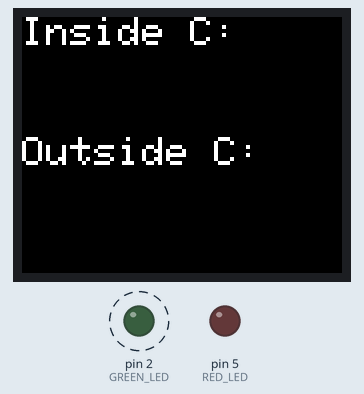
Simulated run of this sketch. Board: Arduino Uno, built with avr-gcc and run on an emulated ATmega328P. On the bench: 160×128 colour display, output pins drawn as LEDs (lit = HIGH). Dashed ring = blinking. WiFi joins after 1.5 s; servers stay silent unless stated; uploads are accepted with an empty reply; pins used as bus, display or sensor lines are not drawn; what the sketch prints to the serial monitor is not drawn.

Above: at 4.1 s.
At 13.5 s:
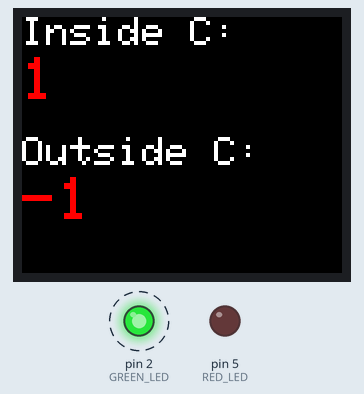
At 21.9 s:
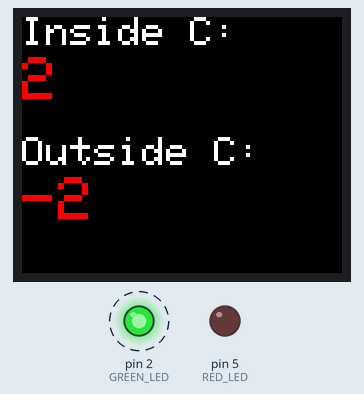
At 36.5 s:
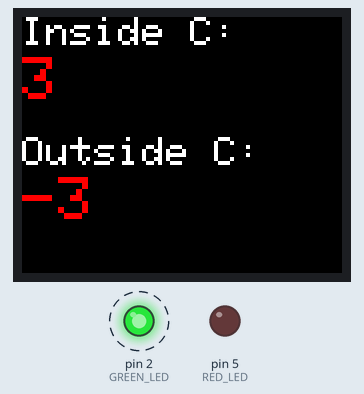
Timing chart, 0 to 40.0 s (numbered marks = the images above):
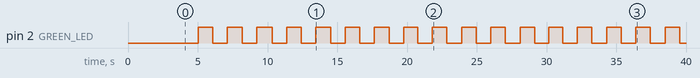

Measured:
- by itself, pin 2 (GREEN_LED): alternates HIGH for 1.0 s and LOW for 1.0 s
- what the display in image 0 shows lasts 6.1 s, from 4.0 s to 10.1 s
- what the display in image 1 shows lasts 10.0 s, from 10.1 s to 20.1 s

The sketch:

arduino-xively-client.ino
```cpp
/*

 arduino-xively-client.ino

 Author: Pete Milne
 Date: 04-01-2016
 Version: 0.3

 Xively Client Finite State Machine
 Sends DS18S20 temperature readings to Xively API using
 Ethernet Shield. Displays status on Green & Red LED's
 Displays first 2 readings on Arduino TFT display

 Based on code from http://www.arduino.cc
 by David A. Mellis, Tom Igoe, Adrian McEwen

 */

#include <SPI.h>
#include <Ethernet.h>
#include <OneWire.h>
#include <TFT.h>  // Arduino LCD library
#include "client-conf.h"

// DS18S20 config
#define ONEWIRE_BUS 7   // Pin for bus
#define NUM_DEVICES 2   // Number of devices on bus
#define ADDRESS_SIZE 8  // 8 byte device address

uint8_t deviceAddress[NUM_DEVICES][ADDRESS_SIZE]; // Buffer for each device address
int tempsBuf[NUM_DEVICES]; // Buffer for each temperature reading
OneWire  ds(ONEWIRE_BUS);  // (a 4.7K resistor is necessary)

// Ethernet config
byte mac[] = { 0xDE, 0xAD, 0xBE, 0xEF, 0xFE, 0xED }; // MAC address for ethernet controller
EthernetClient client; // initialize instance

// If you don't want to use DNS (and reduce your sketch size)
// use the numeric IP instead of the name for the server:
// IPAddress server(216,52,233,122);
char server[] = "api.xively.com";   // name address for xively API

// I/O pins
#define GREEN_LED 2 // Normal LED pin 2
#define RED_LED 5    // Problem LED pin 5
#define RESET 8     // Ethernet reset pin 8

// pin definition for TFT
#define dc   9
#define cs   6
#define rst  3

// System states
#define STATE_IDLE 0
#define STATE_RECEIVING 1
#define STATE_SAMPLING 2
#define STATE_CONNECTING 3
#define STATE_FAILING 4

// System events
#define EVENT_IDLE 0
#define EVENT_RECEIVE 1
#define EVENT_SAMPLE 2
#define EVENT_CONNECT 3
#define EVENT_DISCONNECT 4
#define EVENT_FAIL 5

// Counters
unsigned long successes = 0;  // Number of successful connections
unsigned long failures = 0;   // Number of failed connections
boolean alert = false;        // Indicates failed connection

// Declare reset function @ address 0
void(* resetFunc) (void) = 0;

// Create TFT instance
TFT TFTscreen = TFT(cs, dc, rst);

/*******************************************************************/
/* Runs once to initialise sensors and Ethernet shield             */
/*******************************************************************/
void setup() {

  // Setup I/O pins
  pinMode(GREEN_LED, OUTPUT);
  pinMode(RED_LED, OUTPUT);
  pinMode(RESET, OUTPUT);

  // Open serial communications and wait for port to open:
  Serial.begin(9600);
  Serial.println("Starting...");
  //while (!Serial) {
  //; // wait for serial port to connect. Needed for Leonardo only
  //}

  // Put this line at the beginning of every sketch that uses the GLCD:
  TFTscreen.begin();

  // Forced a hardware reset for some Ethernet Shields that
  // don't initialise correctly on power up.
  // Fixed by bending shield reset pin out of header and
  // connecting to RESET pin on Arduino
  // Start fix
  digitalWrite(RESET, LOW); // Take reset line low
  delay(200);
  digitalWrite(RESET, HIGH); // Take reset line high again
  // End of fix


  // Configure Ethernet shield (DHCP)
  delay(2000);  // Allow Shield time to boot
  if (Ethernet.begin(mac) == 0) {
    Serial.println("Failed to configure Ethernet using DHCP");
    // DHCP failed, keep resetting Arduino
    Serial.println("resetting");
    delay(1000);
    resetFunc();  //call reset
  }

  // Search DS18S20 sensor addresses and store in array
  for (int i = 0; i < NUM_DEVICES ; i++ ) {
    if (ds.search(deviceAddress[i])) { // Load each address into array
      printAddress(deviceAddress[i]); // Print address from array
      Serial.println();
    }
  }
  Serial.println("No more addresses.");
  ds.reset_search();
  delay(250);

  // Write static text to TFT
  // clear the screen with a black background
  TFTscreen.background(0, 0, 0);
  // set the font color to white
  TFTscreen.stroke(255, 255, 255);
  // set the font size
  TFTscreen.setTextSize(2);
  // write the text to the top left corner of the screen
  TFTscreen.text("Inside C:\n ", 0, 0);
  TFTscreen.text("Outside C:\n ", 0, 60);
  // set the font size very large for the loop
  TFTscreen.setTextSize(3);
}


/*******************************************************************/
/* Runs FSM and displays system state                              */
/*******************************************************************/
void loop() {
  check_state();
  show_state();
  Serial.println();
  //delay(1000);
}

/*******************************************************************/
/* FINITE STATE MACHINE                                            */
/* Checks current state/event and determines next state transition */
/* and corresponding action. Actions trigger next event and so on. */
/* System waits a set interval before starting each cycle by       */
/* triggering SAMPLE events. If buffered response from Xively is   */
/* available RECEIVE events occurs and data is read. Connection    */
/* errors trigger FAIL events which trigger an alarm before        */
/* cleaning-up and returning to IDLE state to recover.             */
/*******************************************************************/
void check_state() {
  // Initial state / event
  static byte state = STATE_IDLE;
  static byte event = EVENT_IDLE;
  switch ( state )  {
    case STATE_IDLE:
      Serial.println("IDLE STATE...");
      switch ( event ) {

        case EVENT_IDLE:
          Serial.println("IDLE EVENT...");
          state = STATE_IDLE;
          event = action_idle();
          break;

        case EVENT_SAMPLE:
          Serial.println("SAMPLE EVENT...");
          state = STATE_SAMPLING;
          event = action_sample();
          break;

        case EVENT_RECEIVE:
          Serial.println("RECEIVE EVENT...");
          state = STATE_RECEIVING;
          event = action_receive();
          break;
      }
      break; // End IDLE state

    case STATE_SAMPLING:
      Serial.println("SAMPLING STATE...");
      switch ( event ) {
        case EVENT_CONNECT:
          Serial.println("CONNECT EVENT...");
          state = STATE_CONNECTING;
          event = action_connect();
          break;
      }
      break; // End SAMPLING state

    case STATE_CONNECTING:
      Serial.println("CONNECTING STATE...");
      switch ( event ) {

        case EVENT_DISCONNECT:
          Serial.println("DISCONNECT EVENT...");
          state = STATE_IDLE;
          event = action_disconnect();
          break;

        case EVENT_FAIL:
          Serial.println("FAIL EVENT...");
          state = STATE_FAILING;
          event = action_fail();
          break;
      }
      break; // End CONNECTING state

    case STATE_FAILING:
      Serial.println("FAILING STATE...");
      switch ( event ) {
        case EVENT_DISCONNECT:
          Serial.println("DISCONNECT EVENT...");
          state = STATE_IDLE;
          event = action_disconnect();
          break;
      }
      break; // End FAILING state

    case STATE_RECEIVING:
      Serial.println("RECEIVING STATE...");
      switch ( event ) {
        case EVENT_DISCONNECT:
          Serial.println("DISCONNECT EVENT...");
          state = STATE_IDLE;
          event = action_disconnect();
          break;
      }
      break;  // End RECEIVING state

  } // End outer switch
} // End check_state

/*******************************************************************/
/* Set LED's according to alert status                             */
/*******************************************************************/
void show_state() {
  static int ledState = HIGH;
  static unsigned long previousLedMillis = 0;
  unsigned long currentLedMillis = millis();

  // Check for millis overflow and reset
  if (currentLedMillis < previousLedMillis) previousLedMillis = 0;

  if (currentLedMillis - previousLedMillis >= 1000 ) {
    // save the last time you blinked the LED
    previousLedMillis = currentLedMillis;

    // if the LED is off turn it on and vice-versa:
    if (ledState == LOW)
      ledState = HIGH;
    else
      ledState = LOW;

    if (!alert) {
      // set the LED with the ledState of the variable:
      digitalWrite(GREEN_LED, ledState);
      digitalWrite(RED_LED, LOW);
    }
    else {
      digitalWrite(GREEN_LED, LOW);
      digitalWrite(RED_LED, ledState);
    }
  }
}
```

client-actions.ino
```cpp
/*

  client-actions.ino

  Author: Pete Milne
  Date: 04-01-2016
  Version: 0.3

  Xively Client Finite State Machine Actions

*/

/*******************************************************************/
/* IDLE ACTION                                                     */
/* Fires IDLE events by default                                    */
/* RECEIVE events if buffer has received response from Xively      */
/* SAMPLE events if time interval has elapsed                      */
/*******************************************************************/
byte action_idle() {
  Serial.println("IDLE ACTION...");

  static unsigned long previousMillis = 0;
  unsigned long currentMillis = millis();

  byte event = EVENT_IDLE; // Default

  // Check for millis overflow and reset
  if (currentMillis < previousMillis) previousMillis = 0;

  if (client.available()) {
    event = EVENT_RECEIVE;
  } else {
    // Delay for interval without blocking
    if (currentMillis - previousMillis >= UPDATE_INTERVAL) {
      previousMillis = currentMillis;  // Update comparison
      event = EVENT_SAMPLE;
    }
  }
  return event;
}

/*******************************************************************/
/* RECEIVE ACTION                                                  */
/* Always fires DISCONNECT events                                  */
/* Reads buffer until empty - outputs response for debugging       */
/*******************************************************************/
byte action_receive() {
  Serial.println("RECEIVE ACTION...");

  byte event = EVENT_DISCONNECT; // Default

  // output any response
  while (client.available()) {
    char c = client.read();
    Serial.print(c);
  }
  return event;
}

/*******************************************************************/
/* SAMPLE  ACTION                                                  */
/* Always fires CONNECT events - All sensor sampling happens here  */
/*******************************************************************/
byte action_sample() {
  Serial.println("SAMPLE ACTION...");
  byte event = EVENT_CONNECT; // Default

  //Test - simulate temperature readings
  tempsBuf[0]++;
  tempsBuf[1]--;

  /* Sample temerature sensors
    for (int i = 0; i < NUM_DEVICES; i++) {
    tempsBuf[i] = (getCelsius(deviceAddress[i]));
    } */

  // Update display
  updateDisplay(tempsBuf);

  return event;
}

/*******************************************************************/
/* CONNECT ACTION                                                  */
/* Fires FAIL events by default                                    */
/* DISCONNECT events if connection is established                  */
/* PUT request sends sensor readings to Xively, updates success    */
/* and resets any alerts                                           */
/*******************************************************************/
byte action_connect()
{
  Serial.println("CONNECT ACTION...");

  byte event = EVENT_FAIL; // Default

  if (client.connect(server, 80) == 1) { // new connect method
    client.print("PUT /v2/feeds/"); // Construct PUT request
    client.print(FEEDID);
    client.println(".csv HTTP/1.1"); // Use csv format
    client.println("Host: api.xively.com");
    client.print("X-ApiKey: ");
    client.println(APIKEY);
    client.print("User-Agent: ");
    client.println(USERAGENT);
    client.print("Content-Length: ");

    // calculate number of characters to send
    int dataLength = 0;
    // calculate number of digits for each temp reading
    for (int i = 0; i < NUM_DEVICES; i++) {
      dataLength = dataLength + getDigits(tempsBuf[i]);
    }
    // add 2 bytes for channel number (eg. "0,") and 2 bytes for carriage returns, per channel
    dataLength = dataLength + (4 * NUM_DEVICES);
    dataLength = dataLength + 4 + getDigits(successes); // length of successes
    dataLength = dataLength + 4 + getDigits(failures); // length of failures
    client.println(dataLength);
    Serial.println(dataLength);

    // last pieces of the HTTP PUT request:
    client.println("Content-Type: text/csv");
    client.println("Connection: close");
    client.println();

    // here's the actual content of the PUT request
    for (int i = 0; i < NUM_DEVICES; i++) {
      client.print(i);
      client.print(",");
      client.println(tempsBuf[i]);
      Serial.println(tempsBuf[i]);
    }

    // here's the successes
    client.print(NUM_DEVICES);
    client.print(",");
    client.println(successes++);// Update success counter
    Serial.println(successes);

    // here's the faiures
    client.print(NUM_DEVICES + 1);
    client.print(",");
    client.println(failures);
    Serial.println(failures);

    alert = false; // End an alert
    event = EVENT_DISCONNECT;
  }
  return event;
}

/*******************************************************************/
/* FAIL ACTION                                                     */
/* Always fires DISCONNECT events, updates failure counter and     */
/* triggers an alert                                               */
/*******************************************************************/
byte action_fail() {
  Serial.println("FAIL ACTION...");

  byte event = EVENT_DISCONNECT; // Default

  alert = true; // Start an alert
  failures++; // Update failure counter
  return event;
}

/*******************************************************************/
/* DISCONNECT ACTION                                               */
/* Always fires IDLE events                                        */
/* Disconnects client when connection closes on completion of http */
/* response                                                        */
/* Note - client is considered connected if connection has been    */
/* closed but there is still unread data in buffer.                */
/*******************************************************************/
byte action_disconnect() {
  Serial.println("DISCONNECT ACTION...");

  byte event = EVENT_IDLE;

  if (!client.connected()) {
    client.stop();
    Serial.println("Disconnected...");
  } else Serial.println("Still connected...");
  return event;
}

/*--------------------------------------------------------------------*/
/* Returns number of digits incl minus sign for int n in range        */
/* INT_MIN <= n <= INT_MAX defined in <limits.h>                      */
/*--------------------------------------------------------------------*/
byte getDigits(int n) {
  // there's at least one digit
  byte digits = 1;
  int dividend = abs(n) / 10;
  // continually divide the value by ten,
  // adding one to the digit count for each
  // time you divide, until you're at 0
  while (dividend > 0) {
    dividend = dividend / 10;
    digits++;
  }
  // for negative numbers add 1 for minus sign
  if (n < 0)
    return ++digits;
  else
    return digits;
}

/*******************************************************************/
/* Print Onewire device address - for debugging                    */
/*******************************************************************/
void printAddress(uint8_t *address) {
  for ( int i = 0; i < ADDRESS_SIZE; i++) {
    Serial.print(address[i], HEX);
  }
}

/*******************************************************************/
/* Return sensor reading in celcius as 16 bit signed int using     */
/* device address                                                  */
/*******************************************************************/
int getCelsius(uint8_t *address) {
  uint8_t data[12];

  ds.reset();
  ds.select(address);
  ds.write(0x44, 1); // start conversion, using parasite power

  delay(1000);     // maybe 750ms is enough, maybe not
  // we might do a ds.depower() here, but the reset will take care of it.

  ds.reset();
  ds.select(address);
  ds.write(0xBE);         // Read Scratchpad

  for (int i = 0; i < 9; i++) {           // we need 9 bytes
    data[i] = ds.read();
    //Serial.print(data[i], HEX);
  }
  // Convert the data to actual temperature
  // because the result is a 16 bit signed integer, it should
  // be stored to an "int16_t" type, which is always 16 bits
  // even when compiled on a 32 bit processor.
  int16_t raw = (data[1] << 8) | data[0];
  raw = raw << 3; // 9 bit resolution default
  //raw = (raw & 0xFFF0) + 12 - data[6]; // full 12 bit resolution
  //return (float)raw / 16.0;
  return raw / 16;
}

/*******************************************************************/
/* Update TFT display using values passed as pointer               */
/* Dynamic text must first be cleared by writing over previous     */
/* value in black, then new values can be written                  */
/*******************************************************************/
void updateDisplay(int *value) {
  // TFT output buffers
  static char previousInside[4], previousOutside[4];
  char insidePrintout[4], outsidePrintout[4];

  // Converts ints to char arrays for use by TFT
  String inside = String(value[0]);
  inside.toCharArray(insidePrintout, 4);
  String outside = String(value[1]);
  outside.toCharArray(outsidePrintout, 4);

  // Clear screen by erasing writing out previous text
  TFTscreen.stroke(0, 0, 0);
  TFTscreen.text(previousInside, 0, 20);
  TFTscreen.text(previousOutside, 0, 80);

  // set the font color
  tempColour(value[0], 18, 16);
  // Write out new values
  TFTscreen.text(insidePrintout, 0, 20);
  tempColour(value[1], 12, 4);
  TFTscreen.text(outsidePrintout, 0, 80);

  // Save text for next time
  for (int i = 0; i < 4; i++) {
    previousInside[i] = insidePrintout[i];
    previousOutside[i] = outsidePrintout[i];
  }
}

/*******************************************************************/
/* Helper to set RGB font colour according to normal, medium or    */
/* low inputs                                                      */
/*******************************************************************/
void tempColour(int normal, int medium, int low) {
  TFTscreen.stroke(125, 250, 5);
  if (normal < medium)   TFTscreen.stroke(250, 164, 5);
  if (normal < low)   TFTscreen.stroke(255, 0, 0);
}
```

Source omitted: client-conf.h (354 bytes)
